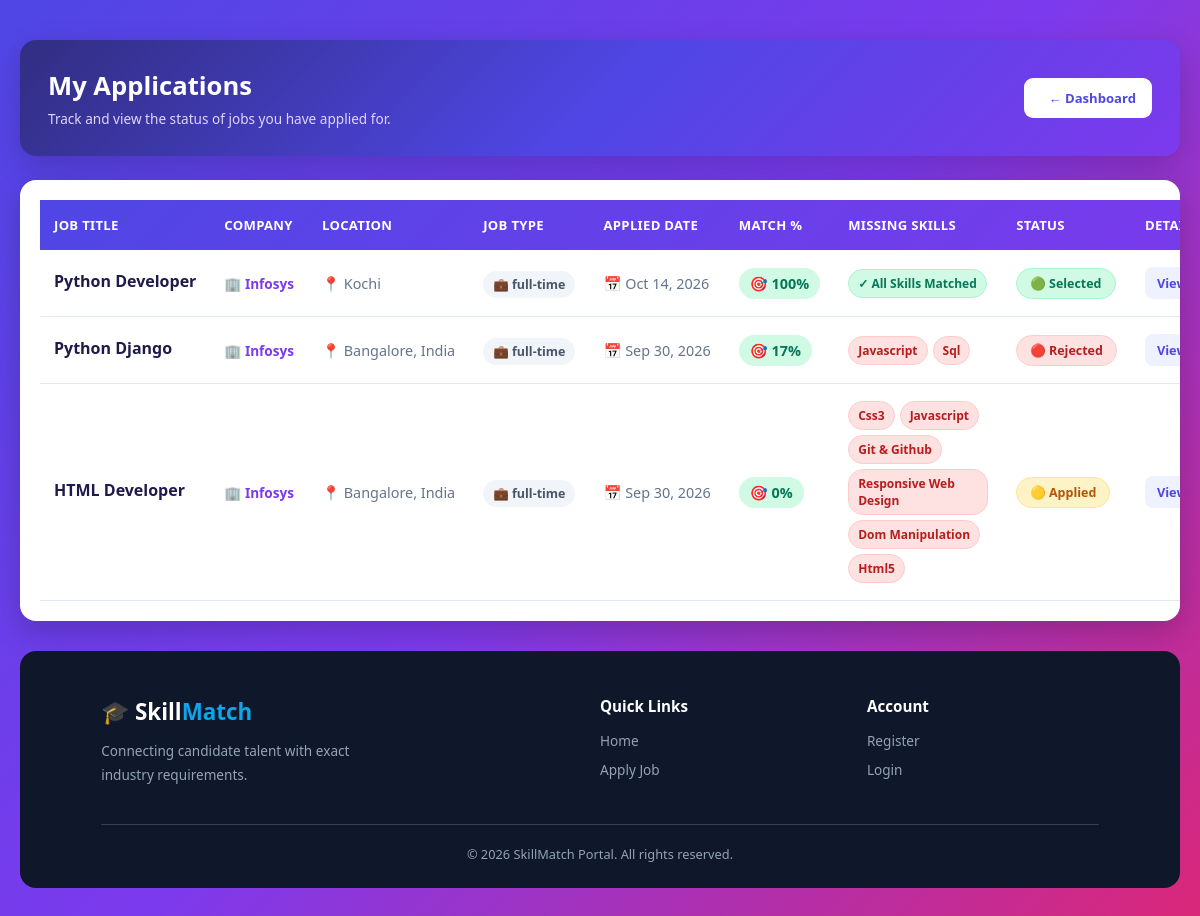
The page /candidate/my_applications/ (signed in) on the database its author committed.
### app/models.py (models this page shows)
class Application(models.Model):
    STATUS_CHOICES = [
        ('Applied', 'Applied'),
        ('Shortlisted', 'Shortlisted'),
        ('Rejected', 'Rejected'),
        ('Selected', 'Selected'),
    ]
    candidate = models.ForeignKey(
        CandidateProfile,
        on_delete=models.CASCADE
    )
    job = models.ForeignKey(
        Job,
        on_delete=models.CASCADE
    )
    match_percentage = models.IntegerField(default=0)
    status = models.CharField(
        max_length=20,
        choices=STATUS_CHOICES,
        default='Applied'
    )
    applied_at = models.DateTimeField(auto_now_add=True)
    class Meta:
        constraints = [
            models.UniqueConstraint(
                fields=['candidate', 'job'],
                name='unique_candidate_job_application'
            )
        ]

class Job(models.Model):
    recruiter = models.ForeignKey(RecruiterProfile, on_delete=models.CASCADE, related_name='jobs', null=True,
    blank=True)
    title = models.CharField(max_length=200)
    company = models.CharField(max_length=200)
    location = models.CharField(max_length=100)
    experience = models.CharField(max_length=100, blank=True)
    jobtype = models.CharField(max_length=100,blank=True)
    education = models.CharField(max_length=100,blank=True)
    description = models.TextField()
    lastdate = models.DateField(null=True, blank=True)
    required_skills = models.ManyToManyField(Skill, blank=True)
    salary = models.CharField(max_length=100, blank=True)
    created_at = models.DateTimeField(auto_now_add=True)
    is_active = models.BooleanField(default=True)

class Skill(models.Model):
    name = models.CharField(max_length=100, unique=True)

### app/views.py (the view)
# urls.py: path('candidate/my_applications/', views.my_applications, name='my_applications'),
@login_required
def my_applications(request):
    profile = get_object_or_404(
        CandidateProfile,
        user=request.user
    )
    candidate_skills = {
        normalize_skill(skill.name)
        for skill in profile.skills.all()
    }
    applications = (
        Application.objects
        .filter(
            candidate=profile,
            job__is_active=True
        )
        .select_related('job')
        .prefetch_related('job__required_skills')
        .order_by('-applied_at')
    )
    application_data = []
    for application in applications:
        job = application.job
        job_skills = {
            normalize_skill(skill.name)
            for skill in job.required_skills.all()
        }
        missing_skills = job_skills - candidate_skills
        application_data.append({
            'application': application,
            'missing_skills': missing_skills,
        })
    return render(
        request,
        'candidate/my_applications.html',
        {
            'application_data': application_data,
        }
    )

### app/utils.py (called while the page is built)
def normalize_skill(skill):
    skill = skill.strip().lower()
    aliases = {
        "c programming": "c",
        "c language": "c",
        "c lang": "c",
        "cpp": "c++",
        "c plus plus": "c++",
        "c++ programming": "c++",
        "js": "javascript",
        "java script": "javascript",
        "amazon web services": "aws",
        "amazon aws": "aws",
        "structured query language": "sql",
        "docker container": "docker",
    }
    return aliases.get(skill, skill)

### app/templates/candidate/my_applications.html (shortened to what this page needs)
<!DOCTYPE html>
<html lang="en">
<head>
</head>
<body>
<div class="container">
    <header class="header">
        <div class="welcome-content">
            <div>
                <h1>My Applications</h1>
                <p>Track and view the status of jobs you have applied for.</p>
            </div>
            <a href="{% url 'candidate_dashboard' %}" class="back-btn">
                       ← Dashboard
                    </a>
        </div>
    </header>
    {% if application_data %}
    <div class="table-card">
        <table class="applications-table">
            <thead>
                <tr>
                    <th>
                        Job Title
                    </th>
                    <th>
                        Company
                    </th>
                    <th>
                        Location
                    </th>
                    <th>
                        Job Type
                    </th>
                    <th>
                        Applied Date
                    </th>
                    <th>
                        Match %
                    </th>
<th>Missing Skills</th>
                    <th>
                        Status
                    </th>
                    <th>
                        Details
                    </th>
                </tr>
            </thead>
            <tbody>
            {% for item in application_data %}
    {% with application=item.application %}
                <tr>
                    <td>
                        <div class="job-title">
                            {{ application.job.title }}
                        </div>
                    </td>
                    <td>
                        <div class="company">
                            🏢 {{ application.job.company }}
                        </div>
                    </td>
                    <td>
                        <span class="location">
                            📍 {{ application.job.location }}
                        </span>
                    </td>
                    <td>
                        <span class="job-type">
                            💼 {{ application.job.jobtype }}
                        </span>
                    </td>
                    <td>
                        <span class="applied-date">
                            📅
                            {{ application.applied_at|date:"M d, Y" }}
                        </span>
                    </td>
                    <td>
                        <span class="match-percentage">
                            🎯
                            {{ application.match_percentage }}%
                        </span>
                    </td>
<td>
    <div class="missing-skills">
        {% if item.missing_skills %}
            {% for skill in item.missing_skills %}
                <span class="missing-skill">
                    {{ skill|title }}
                </span>
            {% endfor %}
        {% else %}
            <span class="no-missing">
                ✓ All Skills Matched
            </span>
        {% endif %}
    </div>
</td>
                    <td>
                        <span class="status-badge
                            {% if application.status == 'Selected' %}
                                status-selected
                            {% elif application.status == 'Rejected' %}
                                status-rejected
                            {% elif application.status == 'Shortlisted' %}
                                status-shortlisted
                            {% else %}
                                status-pending
                            {% endif %}
                        ">
                            {% if application.status == 'Selected' %}
                                🟢 Selected
                            {% elif application.status == 'Rejected' %}
                                🔴 Rejected
                            {% elif application.status == 'Shortlisted' %}
                                🔵 Shortlisted
                            {% else %}
                                🟡 {{ application.status|default:"Applied" }}
                            {% endif %}
                        </span>
                    </td>
                    <td>
                        <a
                            href="{% url 'jobsearch' %}"
                            class="view-btn"
                        >
                            View Details →
                        </a>
                    </td>
                </tr>
            {% endwith %}
{% endfor %}
            </tbody>
        </table>
    </div>
    {% endif %}
</div>
<footer class="footer">
    <div class="footer-container">
        <div class="footer-logo">
            🎓 Skill<span>Match</span>
            <p>
                Connecting candidate talent with exact industry requirements.
            </p>
        </div>
        <div class="footer-links">
            <h4>Quick Links</h4>
            <a href="{% url 'home' %}">Home</a>
            <a href="{% url 'jobsearch' %}">Apply Job</a>
        </div>
        <div class="footer-links">
            <h4>Account</h4>
            <a href="{% url 'register' %}">Register</a>
            <a href="{% url 'login' %}">Login</a>
        </div>
    </div>
    <div class="footer-bottom">
        <p>&copy; 2026 SkillMatch Portal. All rights reserved.</p>
    </div>
</footer>
</body>
</html>

### app/templates/candidate/my_applications.html (style rules this page uses)
* { margin: 0; padding: 0; box-sizing: border-box; }
body { font-family: 'Segoe UI', Tahoma, Geneva, Verdana, sans-serif; background: linear-gradient( 135deg, #4f46e5 0%, #7c3aed 50%, #db2777 100% ); min-height: 100vh; padding: 40px 20px; color: #334155; }
.container { width: 100%; max-width: 1200px; margin: auto; }
.table-card { background: white; border-radius: 16px; padding: 20px; box-shadow: 0 10px 30px rgba(0, 0, 0, 0.20); overflow-x: auto; }
.applications-table { width: 100%; border-collapse: collapse; min-width: 950px; }
.applications-table thead { background: linear-gradient( 135deg, #4f46e5, #7c3aed ); color: white; }
.applications-table th { padding: 16px 14px; text-align: left; font-size: 0.82rem; font-weight: 700; text-transform: uppercase; letter-spacing: 0.3px; white-space: nowrap; }
.applications-table td { padding: 17px 14px; border-bottom: 1px solid #e2e8f0; font-size: 0.9rem; vertical-align: middle; }
.applications-table tbody tr { transition: background 0.2s ease; }
.job-title { color: #1e1b4b; font-size: 1rem; font-weight: 700; margin-bottom: 4px; white-space: nowrap; }
.company { color: #7c3aed; font-size: 0.85rem; font-weight: 600; white-space: nowrap; }
.location { color: #64748b; white-space: nowrap; }
.job-type { background: #f1f5f9; color: #475569; padding: 5px 10px; border-radius: 15px; font-size: 0.78rem; font-weight: 600; white-space: nowrap; }
.applied-date { color: #64748b; white-space: nowrap; }
.match-percentage { display: inline-block; color: #047857; font-weight: 700; background: #d1fae5; padding: 6px 11px; border-radius: 20px; white-space: nowrap; }
.status-badge { display: inline-block; padding: 6px 13px; border-radius: 30px; font-size: 0.78rem; font-weight: 700; text-transform: capitalize; white-space: nowrap; }
.status-pending { background-color: #fef3c7; color: #b45309; border: 1px solid #fde68a; }
.status-selected { background-color: #d1fae5; color: #047857; border: 1px solid #a7f3d0; }
.status-rejected { background-color: #fee2e2; color: #b91c1c; border: 1px solid #fecaca; }
.view-btn { display: inline-block; color: #4f46e5; background: #eef2ff; padding: 7px 12px; border-radius: 8px; text-decoration: none; font-size: 0.8rem; font-weight: 700; white-space: nowrap; transition: 0.2s; }
.missing-skills { display: flex; flex-wrap: wrap; gap: 5px; min-width: 140px; }
.missing-skill { display: inline-block; background: #fee2e2; color: #b91c1c; border: 1px solid #fecaca; padding: 5px 9px; border-radius: 15px; font-size: 0.75rem; font-weight: 600; }
.no-missing { display: inline-block; background: #d1fae5; color: #047857; border: 1px solid #a7f3d0; padding: 5px 9px; border-radius: 15px; font-size: 0.75rem; font-weight: 600; white-space: nowrap; }
.footer { width: 100%; max-width: 1200px; margin: 30px auto 0; background: #0f172a; color: white; padding: 45px 7% 25px; border-radius: 16px; }
.footer-container { display: grid; grid-template-columns: 2fr 1fr 1fr; gap: 35px; margin-bottom: 35px; }
.footer-logo { font-size: 1.4rem; font-weight: 700; }
.footer-logo span { color: #0ea5e9; }
.footer-logo p { color: #94a3b8; font-size: 0.85rem; font-weight: 400; line-height: 1.8; margin-top: 12px; max-width: 300px; }
.footer-links h4 { font-size: 0.95rem; margin-bottom: 15px; }
.footer-links a { display: block; color: #94a3b8; text-decoration: none; margin-bottom: 10px; font-size: 0.85rem; }
.footer-bottom { text-align: center; border-top: 1px solid #334155; padding-top: 20px; color: #94a3b8; font-size: 0.8rem; }
.header { background: linear-gradient(135deg, #312e81, #4f46e5, #7c3aed); color: white; padding: 28px; border-radius: 16px; margin-bottom: 24px; box-shadow: 0 10px 30px rgba(0, 0, 0, 0.18); }
.welcome-content { display: flex; justify-content: space-between; align-items: center; gap: 20px; }
.header h1 { font-size: 1.6rem; font-weight: 700; margin-bottom: 6px; }
.header p { color: #ddd6fe; font-size: 0.85rem; }
.back-btn { display: inline-flex; align-items: center; justify-content: center; gap: 8px; padding: 11px 16px; border-radius: 9px; background: #ffffff; color: #4f46e5; text-decoration: none; font-size: 0.82rem; font-weight: 600; white-space: nowrap; flex-shrink: 0; transition: 0.25s ease; }

### rows shown on the page
Application: application.job "Python Developer", application.job.company "Infosys", application.job.location "Kochi", application.job.jobtype "full-time", application.applied_at "Oct 14, 2026", application.match_percentage "100", shows "✓ All Skills Matched", status "🟢 Selected"
Application: application.job "Python Django", application.job.company "Infosys", application.job.location "Bangalore, India", application.job.jobtype "full-time", application.applied_at "Sep 30, 2026", application.match_percentage "17", status "🔴 Rejected"
Skill: name "Javascript"
Skill: name "Sql"
Application: application.job "HTML Developer", application.job.company "Infosys", application.job.location "Bangalore, India", application.job.jobtype "full-time", application.applied_at "Sep 30, 2026", application.match_percentage "0", application.status "Applied"
Skill: name "Css3"
Skill: name "Git & Github"
Skill: name "Responsive Web Design"
Skill: name "Dom Manipulation"
Skill: name "Html5"
